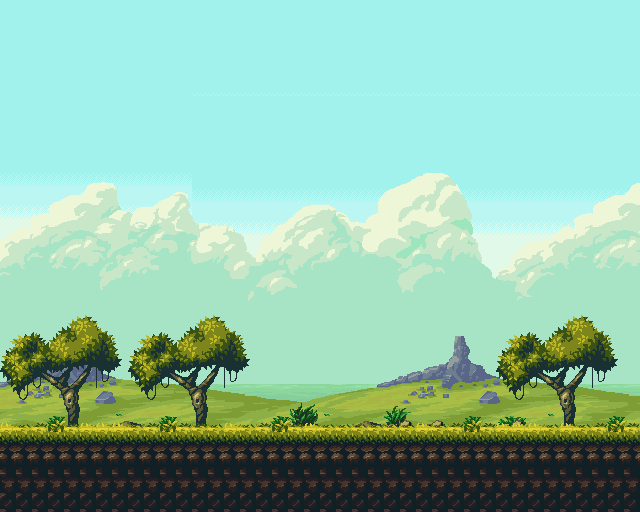

This is a level from a 2D game, rendered from its Tiled map with the project's own tilesets. A one-line summary and the map file follow, with tile-layer data summarised:
An orthogonal 40x32 tile map with 16x16 px tiles, 7 tile layers (Sky, Clouds, Sea, Hills2, ...).

<map version="1.0" tiledversion="1.1.1" orientation="orthogonal" renderorder="right-down" width="40" height="32" tilewidth="16" tileheight="16" infinite="0" nextobjectid="1">
 <tileset firstgid="1" source="Level2.tsx" />
 <layer name="Sky" width="40" height="32">
  <data>[1280 cells, 988 non-empty, 133 distinct tile ids]</data>
 </layer>
 <layer name="Clouds" width="40" height="32">
  <data>[1280 cells, 720 non-empty, 549 distinct tile ids]</data>
 </layer>
 <layer name="Sea" width="40" height="32">
  <data>[1280 cells, 126 non-empty, 42 distinct tile ids]</data>
 </layer>
 <layer name="Hills2" width="40" height="32">
  <data>[1280 cells, 173 non-empty, 155 distinct tile ids]</data>
 </layer>
 <layer name="Hills1" width="40" height="32">
  <data>[1280 cells, 196 non-empty, 196 distinct tile ids]</data>
 </layer>
 <layer name="Trees" width="40" height="32">
  <data>[1280 cells, 204 non-empty, 79 distinct tile ids]</data>
 </layer>
 <layer name="Foreground" width="40" height="32">
  <data>[1280 cells, 263 non-empty, 14 distinct tile ids]</data>
 </layer>
</map>
